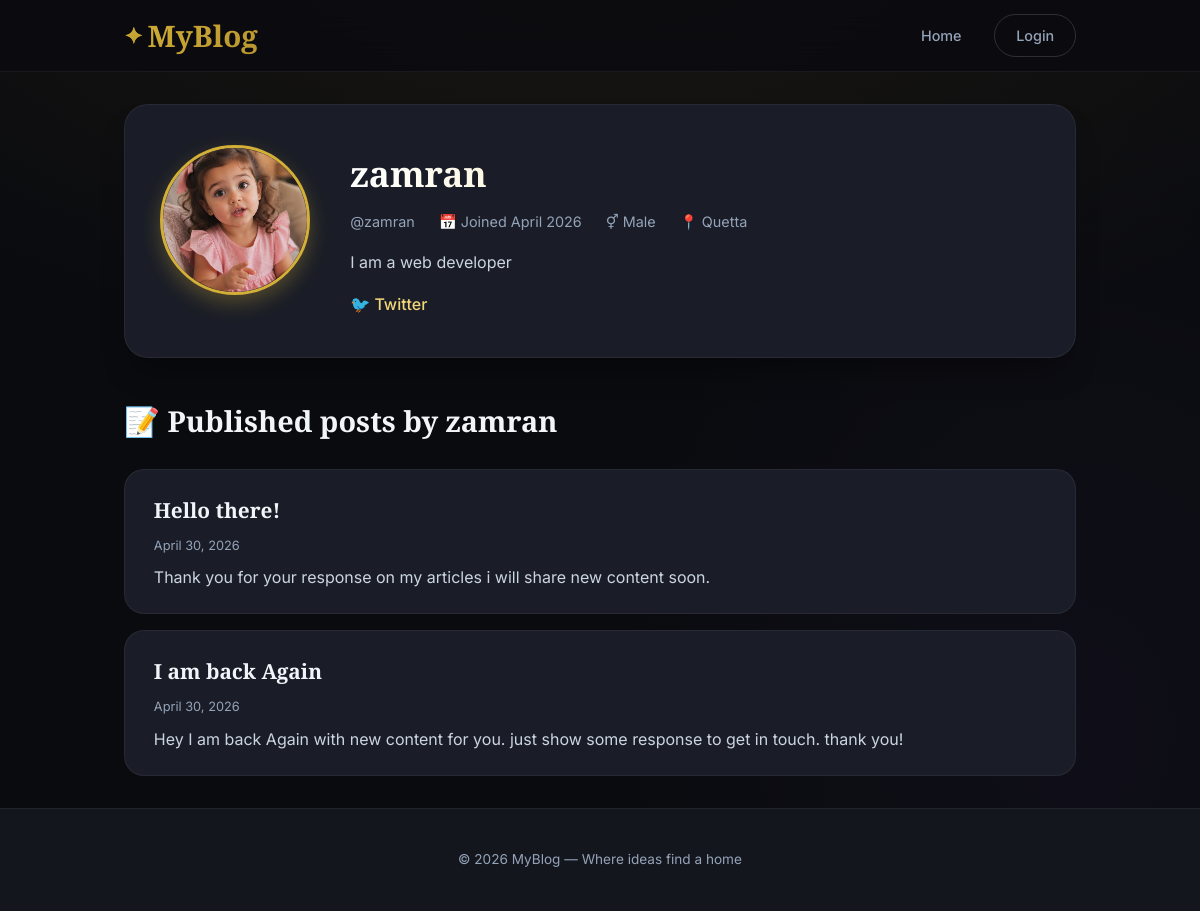
The app's page /profile/zamran/ with its own data.
### blog/models.py (models this page shows, shortened)
class Profile(models.Model):
    GENDER_CHOICES = (
        ('', 'Prefer not to say'),
        ('M', 'Male'),
        ('F', 'Female'),
        ('O', 'Other'),
    )
    user = models.OneToOneField(User, on_delete=models.CASCADE, related_name='profile')
    bio = models.TextField(max_length=500, blank=True, null=True)
    location = models.CharField(max_length=100, blank=True, null=True)
    gender = models.CharField(max_length=1, choices=GENDER_CHOICES, blank=True, default='')
    avatar = models.ImageField(
        upload_to='avatars/',
        blank=True,
        null=True,
        validators=[FileExtensionValidator(
            allowed_extensions=['jpg', 'jpeg', 'png', 'gif', 'bmp', 'tiff', 'webp', 'heic', 'heif']
        )]
    )
    website = models.URLField(blank=True, null=True)
    twitter = models.CharField(max_length=100, blank=True, null=True)
    github = models.CharField(max_length=100, blank=True, null=True)
    joined_at = models.DateTimeField(auto_now_add=True)

class Post(models.Model):
    STATUS_CHOICES = (
        ('pending', 'Pending Approval'),
        ('published', 'Published'),
        ('draft', 'Draft'),
    )
    title = models.CharField(max_length=200)
    content = models.TextField()
    date_posted = models.DateTimeField(default=timezone.now)
    author = models.ForeignKey(User, on_delete=models.CASCADE)
    image = models.ImageField(
        upload_to='post_images/',
        blank=True,
        null=True,
        validators=[FileExtensionValidator(
            allowed_extensions=['jpg', 'jpeg', 'png', 'gif', 'bmp', 'tiff', 'webp', 'heic', 'heif']
        )]
    )
    status = models.CharField(max_length=10, choices=STATUS_CHOICES, default='pending')

### blog/views.py (the view)
# urls.py: path('profile/<str:username>/', views.profile_view, name='profile'),
def profile_view(request, username):
    profile_user = get_object_or_404(User, username=username)
    profile = profile_user.profile
    posts = profile_user.post_set.filter(status='published').order_by('-date_posted')
    context = {
        'profile_user': profile_user,
        'profile': profile,
        'posts': posts,
    }
    return render(request, 'blog/profile.html', context)

### blog/templates/blog/profile.html (shortened to what this page needs)
<!DOCTYPE html>
<html lang="en">
<head>
</head>
<body>
<nav class="navbar">
    <div class="container nav-inner">
        <div class="logo"><a href="{% url 'blog-home' %}">MyBlog</a></div>
        <div class="nav-links">
            <a href="{% url 'blog-home' %}">Home</a>
            {% if user.is_authenticated %}
                <a href="{% url 'edit_profile' %}" class="btn-outline">✏️ Edit Profile</a>
                <form action="{% url 'logout' %}" method="post" style="display:inline">
                    {% csrf_token %}
                    <button type="submit" class="btn-outline">Logout</button>
                </form>
            {% else %}
                <a href="{% url 'login' %}" class="btn-outline">Login</a>
            {% endif %}
        </div>
    </div>
</nav>
<main class="container">
    <div class="profile-card">
        {% if profile.avatar %}
            <img src="{{ profile.avatar.url }}" alt="{{ profile_user.username }}" class="avatar">
        {% else %}
            <div class="avatar-placeholder">👤</div>
        {% endif %}
        <div class="profile-info">
            <h1>{{ profile_user.get_full_name|default:profile_user.username }}</h1>
            <div class="meta">
                <span>@{{ profile_user.username }}</span>
                <span>📅 Joined {{ profile.joined_at|date:"F Y" }}</span>
                {% if profile.gender %}
                    <span>⚥ {{ profile.get_gender_display }}</span>
                {% endif %}
                {% if profile.location %}
                    <span>📍 {{ profile.location }}</span>
                {% endif %}
            </div>
            {% if profile.bio %}
                <div class="bio">{{ profile.bio|linebreaks }}</div>
            {% endif %}
            <div class="social-links">
                {% if profile.twitter %}<a href="https://twitter.com/{{ profile.twitter }}" target="_blank">🐦 Twitter</a>{% endif %}
            </div>
        </div>
    </div>
    <h2 class="section-title">📝 Published posts by {{ profile_user.username }}</h2>
    {% if posts %}
        {% for post in posts %}
            <div class="post-card">
                <h3><a href="{% url 'post-detail' post.id %}">{{ post.title }}</a></h3>
                <small>{{ post.date_posted|date:"F j, Y" }}</small>
                <p>{{ post.content|striptags|truncatewords:30 }}</p>
            </div>
        {% endfor %}
    {% else %}
        <p class="empty-message">No published posts yet.</p>
    {% endif %}
</main>
<footer class="footer">
    <p>© 2026 MyBlog — Where ideas find a home</p>
</footer>
</body>
</html>

### blog/templates/blog/profile.html (style rules this page uses)
:root { --bg: #0a0b0f; --bg-secondary: #13161d; --surface: #1a1d27; --surface-hover: #222736; --border: rgba(255, 255, 255, 0.06); --text-primary: #f1f5f9; --text-secondary: #94a3b8; --accent: #d4af37; --accent-light: #f3d779; --gradient: linear-gradient(135deg, #d4af37 0%, #b8962e 100%); --radius: 24px; --transition: all 0.25s cubic-bezier(0.4, 0, 0.2, 1); }
* { margin: 0; padding: 0; box-sizing: border-box; }
body { font-family: 'Inter', -apple-system, BlinkMacSystemFont, 'Segoe UI', Roboto, sans-serif; background: var(--bg); color: var(--text-primary); line-height: 1.6; -webkit-font-smoothing: antialiased; background-image: radial-gradient(ellipse 80% 50% at 50% -10%, rgba(212, 175, 55, 0.08), transparent), radial-gradient(ellipse 40% 70% at 90% 80%, rgba(139, 92, 246, 0.04), transparent); background-attachment: fixed; }
h1, h2, h3 { font-family: 'Playfair Display', Georgia, serif; font-weight: 700; }
.container { max-width: 1000px; margin: 0 auto; padding: 0 1.5rem; }
.navbar { background: rgba(10, 11, 15, 0.8); backdrop-filter: blur(20px); -webkit-backdrop-filter: blur(20px); border-bottom: 1px solid var(--border); padding: 0.75rem 0; position: sticky; top: 0; z-index: 100; }
.nav-inner { display: flex; justify-content: space-between; align-items: center; flex-wrap: wrap; gap: 1rem; }
.logo a { font-size: 1.85rem; font-weight: 800; font-family: 'Playfair Display', serif; background: var(--gradient); -webkit-background-clip: text; background-clip: text; color: transparent; text-decoration: none; display: flex; align-items: center; gap: 0.3rem; }
.logo a::before { content: "✦"; font-size: 1.4rem; background: var(--gradient); -webkit-background-clip: text; background-clip: text; color: transparent; }
.nav-links { display: flex; gap: 0.75rem; align-items: center; flex-wrap: wrap; }
.nav-links a, .nav-links button { text-decoration: none; font-weight: 500; font-size: 0.9rem; padding: 0.55rem 1.3rem; border-radius: 100px; transition: var(--transition); background: transparent; border: none; cursor: pointer; color: var(--text-secondary); white-space: nowrap; }
.btn-outline { border: 1px solid rgba(255, 255, 255, 0.15) !important; background: transparent !important; color: var(--text-secondary) !important; }
.profile-card { background: var(--surface); border-radius: var(--radius); padding: 2.5rem 2.2rem; margin: 2rem 0; box-shadow: 0 20px 30px -10px rgba(0,0,0,0.4); border: 1px solid var(--border); display: flex; gap: 2.5rem; flex-wrap: wrap; backdrop-filter: blur(4px); }
.avatar { width: 150px; height: 150px; border-radius: 50%; object-fit: cover; border: 3px solid var(--accent); box-shadow: 0 8px 20px rgba(212, 175, 55, 0.3); }
.profile-info { flex: 1; }
.profile-info h1 { font-size: 2.2rem; background: linear-gradient(to right, #fff, var(--accent-light)); -webkit-background-clip: text; background-clip: text; color: transparent; margin-bottom: 0.5rem; }
.meta { color: var(--text-secondary); font-size: 0.9rem; margin-bottom: 0.9rem; display: flex; gap: 1.5rem; flex-wrap: wrap; }
.bio { color: #cbd5e1; margin: 1rem 0; line-height: 1.7; font-size: 1rem; }
.social-links a { display: inline-block; margin-right: 1.2rem; color: var(--accent-light); text-decoration: none; font-weight: 500; transition: var(--transition); }
.section-title { font-size: 1.8rem; margin: 2.5rem 0 1.5rem; color: var(--text-primary); }
.post-card { background: var(--surface); border-radius: 20px; padding: 1.5rem 1.8rem; margin-bottom: 1rem; border: 1px solid var(--border); transition: var(--transition); }
.post-card h3 { font-size: 1.3rem; margin-bottom: 0.3rem; }
.post-card h3 a { text-decoration: none; color: var(--text-primary); transition: color 0.2s; }
.post-card small { color: var(--text-secondary); font-size: 0.8rem; }
.post-card p { color: #cbd5e1; margin-top: 0.5rem; line-height: 1.5; }
.footer { text-align: center; border-top: 1px solid var(--border); padding: 2.5rem; color: var(--text-secondary); font-size: 0.85rem; background: var(--bg-secondary); margin-top: 2rem; }

### records on screen
Profile: avatar (picture), joined_at "April 2026", gender "Male", location "Quetta", bio "I am a web developer"
Post: title "Hello there!", date_posted "April 30, 2026", content "Thank you for your response on my articles i will share new content soon."
Post: title "I am back Again", date_posted "April 30, 2026", content "Hey I am back Again with new content for you. just show some response to get in touch. thank you!"

### other values on screen
{{ profile_user.username }} "zamran"
